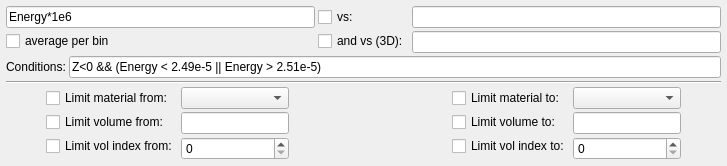
          <widget class="QWidget" name="tab_4">
           <attribute name="title">
            <string>On the borders</string>
           </attribute>
           <layout class="QVBoxLayout" name="verticalLayout_28">
            <property name="spacing">
             <number>3</number>
            </property>
            <property name="leftMargin">
             <number>6</number>
            </property>
            <property name="topMargin">
             <number>6</number>
            </property>
            <property name="rightMargin">
             <number>6</number>
            </property>
            <property name="bottomMargin">
             <number>6</number>
            </property>
            <item>
             <layout class="QHBoxLayout" name="horizontalLayout_20">
              <item>
               <layout class="QVBoxLayout" name="verticalLayout_31">
                <property name="leftMargin">
                 <number>0</number>
                </property>
                <item>
                 <widget class="QLineEdit" name="lePTHistBordWhat">
                  <property name="toolTip">
                   <string>X, Y, Z, Time, Energy, Vx, Vy, Vz
and any mathematical/logical operations
See ROOT TFormula description</string>
                  </property>
                  <property name="text">
                   <string>Energy*1e6</string>
                  </property>
                 </widget>
                </item>
                <item>
                 <widget class="QCheckBox" name="cbPTHistBordAsStat">
                  <property name="toolTip">
                   <string>Collects statistics and shows as the 3rd dimension:
For example, X vsY will show a map of how many times a particular (X,Y) appears in the data</string>
                  </property>
                  <property name="text">
                   <string>average per bin</string>
                  </property>
                 </widget>
                </item>
               </layout>
              </item>
              <item>
               <layout class="QVBoxLayout" name="verticalLayout_29">
                <property name="leftMargin">
                 <number>0</number>
                </property>
                <item>
                 <widget class="QCheckBox" name="cbPTHistBordVs">
                  <property name="text">
                   <string>vs:</string>
                  </property>
                 </widget>
                </item>
                <item>
                 <widget class="QCheckBox" name="cbPTHistBordAndVs">
                  <property name="text">
                   <string>and vs (3D):</string>
                  </property>
                 </widget>
                </item>
               </layout>
              </item>
              <item>
               <layout class="QVBoxLayout" name="verticalLayout_30">
                <property name="leftMargin">
                 <number>0</number>
                </property>
                <item>
                 <widget class="QLineEdit" name="lePTHistBordVsWhat">
                  <property name="toolTip">
                   <string>X, Y, Z, Time, Energy, Vx, Vy, Vz
and any mathematical/logical operations
See ROOT TFormula description</string>
                  </property>
                 </widget>
                </item>
                <item>
                 <widget class="QLineEdit" name="lePTHistBordAndVsWhat"/>
                </item>
               </layout>
              </item>
             </layout>
            </item>
            <item>
             <layout class="QHBoxLayout" name="horizontalLayout_3">
              <item>
               <widget class="QLabel" name="label_21">
                <property name="text">
                 <string>Conditions:</string>
                </property>
               </widget>
              </item>
              <item>
               <widget class="QLineEdit" name="lePTHistBordCuts">
                <property name="toolTip">
                 <string>X, Y, Z, Time, Energy, Vx, Vy, Vz
and any mathematical/logical operations
See ROOT TFormula description</string>
                </property>
                <property name="text">
                 <string>Z&lt;0 &amp;&amp; (Energy &lt; 2.49e-5 || Energy &gt; 2.51e-5)</string>
                </property>
               </widget>
              </item>
             </layout>
            </item>
            <item>
             <widget class="Line" name="line_4">
              <property name="orientation">
               <enum>Qt::Horizontal</enum>
              </property>
             </widget>
            </item>
            <item>
             <layout class="QHBoxLayout" name="horizontalLayout_26">
              <item>
               <spacer name="horizontalSpacer_24">
                <property name="orientation">
                 <enum>Qt::Horizontal</enum>
                </property>
                <property name="sizeHint" stdset="0">
                 <size>
                  <width>40</width>
                  <height>20</height>
                 </size>
                </property>
               </spacer>
              </item>
              <item>
               <layout class="QVBoxLayout" name="verticalLayout_24">
                <property name="spacing">
                 <number>3</number>
                </property>
                <item>
                 <widget class="QCheckBox" name="cbPTHistVolMatFrom">
                  <property name="text">
                   <string>Limit material from:</string>
                  </property>
                 </widget>
                </item>
                <item>
                 <widget class="QCheckBox" name="cbPTHistVolVolumeFrom">
                  <property name="text">
                   <string>Limit volume from:</string>
                  </property>
                 </widget>
                </item>
                <item>
                 <widget class="QCheckBox" name="cbPTHistVolIndexFrom">
                  <property name="text">
                   <string>Limit vol index from:</string>
                  </property>
                 </widget>
                </item>
               </layout>
              </item>
              <item>
               <layout class="QVBoxLayout" name="verticalLayout_25">
                <property name="spacing">
                 <number>3</number>
                </property>
                <item>
                 <widget class="QComboBox" name="cobPTHistVolMatFrom"/>
                </item>
                <item>
                 <widget class="QLineEdit" name="lePTHistVolVolumeFrom"/>
                </item>
                <item>
                 <widget class="QSpinBox" name="sbPTHistVolIndexFrom"/>
                </item>
               </layout>
              </item>
              <item>
               <spacer name="horizontalSpacer_27">
                <property name="orientation">
                 <enum>Qt::Horizontal</enum>
                </property>
                <property name="sizeHint" stdset="0">
                 <size>
                  <width>40</width>
                  <height>20</height>
                 </size>
                </property>
               </spacer>
              </item>
              <item>
               <spacer name="horizontalSpacer_28">
                <property name="orientation">
                 <enum>Qt::Horizontal</enum>
                </property>
                <property name="sizeHint" stdset="0">
                 <size>
                  <width>40</width>
                  <height>20</height>
                 </size>
                </property>
               </spacer>
              </item>
              <item>
               <spacer name="horizontalSpacer_29">
                <property name="orientation">
                 <enum>Qt::Horizontal</enum>
                </property>
                <property name="sizeHint" stdset="0">
                 <size>
                  <width>40</width>
                  <height>20</height>
                 </size>
                </property>
               </spacer>
              </item>
              <item>
               <spacer name="horizontalSpacer_26">
                <property name="orientation">
                 <enum>Qt::Horizontal</enum>
                </property>
                <property name="sizeHint" stdset="0">
                 <size>
                  <width>40</width>
                  <height>20</height>
                 </size>
                </property>
               </spacer>
              </item>
              <item>
               <layout class="QVBoxLayout" name="verticalLayout_26">
                <property name="spacing">
                 <number>3</number>
                </property>
                <item>
                 <widget class="QCheckBox" name="cbPTHistVolMatTo">
                  <property name="text">
                   <string>Limit material to:</string>
                  </property>
                 </widget>
                </item>
                <item>
                 <widget class="QCheckBox" name="cbPTHistVolVolumeTo">
                  <property name="text">
                   <string>Limit volume to:</string>
                  </property>
                 </widget>
                </item>
                <item>
                 <widget class="QCheckBox" name="cbPTHistVolIndexTo">
                  <property name="text">
                   <string>Limit vol index to:</string>
                  </property>
                 </widget>
                </item>
               </layout>
              </item>
              <item>
               <layout class="QVBoxLayout" name="verticalLayout_27">
                <property name="spacing">
                 <number>3</number>
                </property>
                <item>
                 <widget class="QComboBox" name="cobPTHistVolMatTo"/>
                </item>
                <item>
                 <widget class="QLineEdit" name="lePTHistVolVolumeTo"/>
                </item>
                <item>
                 <widget class="QSpinBox" name="sbPTHistVolIndexTo"/>
                </item>
               </layout>
              </item>
              <item>
               <spacer name="horizontalSpacer_25">
                <property name="orientation">
                 <enum>Qt::Horizontal</enum>
                </property>
                <property name="sizeHint" stdset="0">
                 <size>
                  <width>40</width>
                  <height>20</height>
                 </size>
                </property>
               </spacer>
              </item>
             </layout>
            </item>
           </layout>
          </widget>
